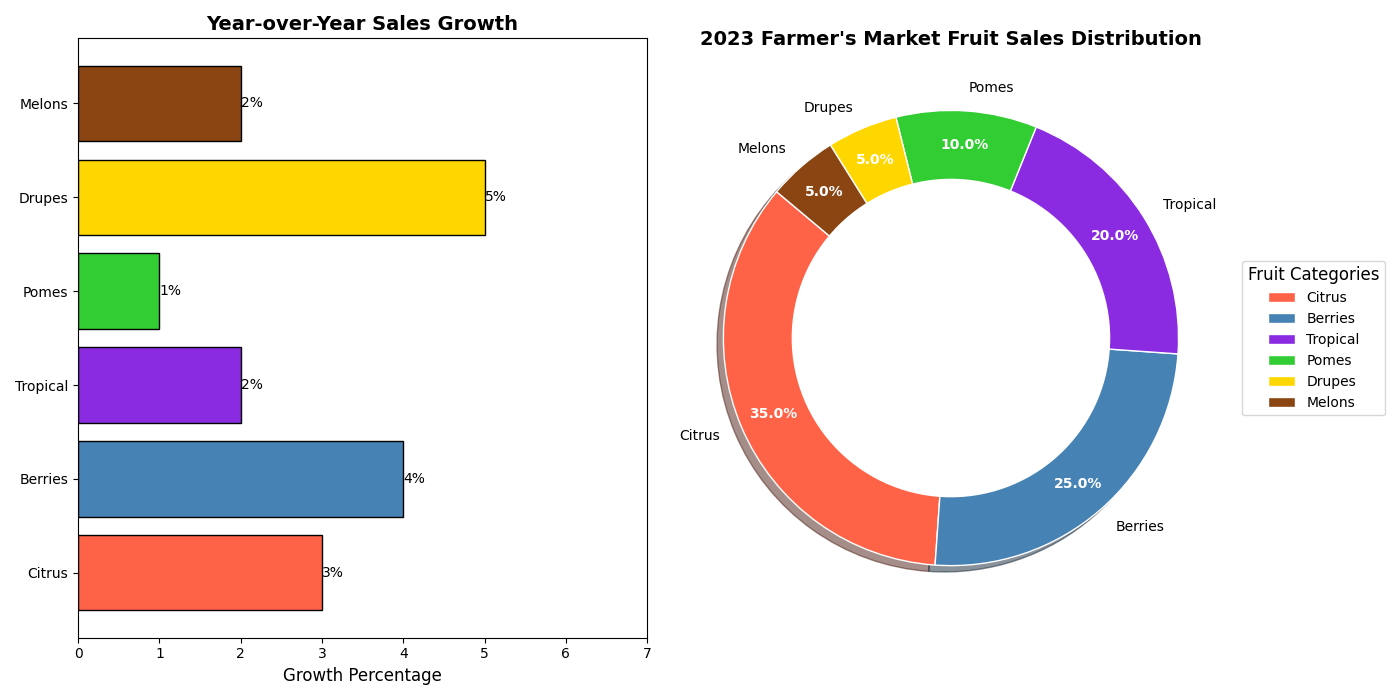

Source code (Python):
import matplotlib.pyplot as plt
import numpy as np

# Data definitions
fruit_categories = ['Citrus', 'Berries', 'Tropical', 'Pomes', 'Drupes', 'Melons']
fruit_popularity = [35, 25, 20, 10, 5, 5]
sales_growth = [3, 4, 2, 1, 5, 2]
new_colors = ['#FF6347', '#4682B4', '#8A2BE2', '#32CD32', '#FFD700', '#8B4513']

fig, (ax1, ax2) = plt.subplots(1, 2, figsize=(14, 7))

bars = ax1.barh(fruit_categories, sales_growth, color=new_colors, edgecolor='black')
for bar in bars:
    width = bar.get_width()
    ax1.text(width, bar.get_y() + bar.get_height() / 2, f'{width}%', va='center', ha='left', fontsize=10)

ax1.set_title("Year-over-Year Sales Growth", fontsize=14, fontweight='bold')
ax1.set_xlabel("Growth Percentage", fontsize=12)
ax1.set_xlim(0, max(sales_growth) + 2)

wedges, texts, autotexts = ax2.pie(fruit_popularity, labels=fruit_categories, autopct='%1.1f%%',
                                    startangle=140, colors=new_colors, pctdistance=0.85,
                                    wedgeprops=dict(edgecolor='white'), shadow=True)

for autotext in autotexts:
    autotext.set_color('white')
    autotext.set_fontsize(10)
    autotext.set_fontweight('bold')

for text in texts:
    text.set_fontsize(10)
    text.set_fontweight('normal')

ax2.set_title("2023 Farmer's Market Fruit Sales Distribution", fontsize=14, fontweight='bold')
ax2.legend(wedges, fruit_categories, title="Fruit Categories", loc='center left', bbox_to_anchor=(1, 0.5),
           fontsize=10, title_fontsize=12)

centre_circle = plt.Circle((0, 0), 0.70, fc='white')
ax2.add_artist(centre_circle)

plt.tight_layout() 
plt.show()
